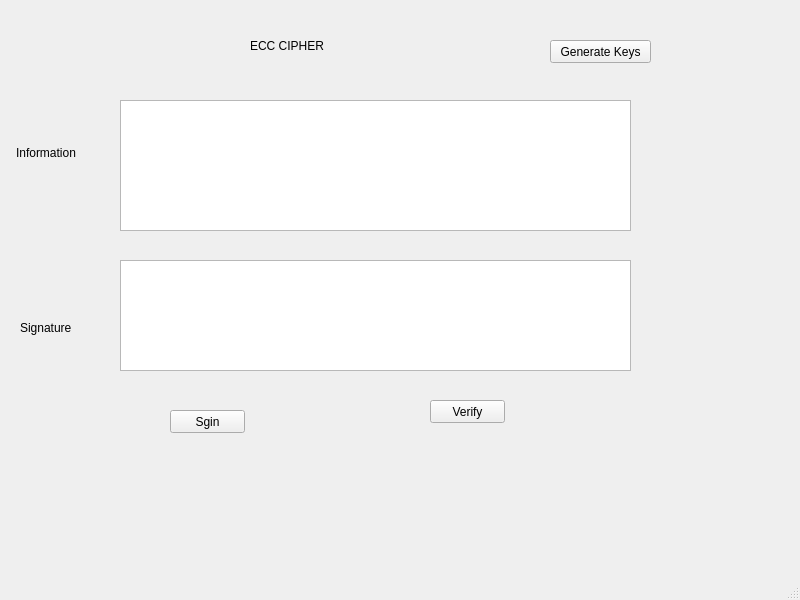
<?xml version="1.0" encoding="UTF-8"?>
<ui version="4.0">
 <class>MainWindow</class>
 <widget class="QMainWindow" name="MainWindow">
  <property name="geometry">
   <rect>
    <x>0</x>
    <y>0</y>
    <width>800</width>
    <height>600</height>
   </rect>
  </property>
  <property name="windowTitle">
   <string>MainWindow</string>
  </property>
  <widget class="QWidget" name="centralwidget">
   <widget class="QLabel" name="label">
    <property name="geometry">
     <rect>
      <x>250</x>
      <y>30</y>
      <width>161</width>
      <height>31</height>
     </rect>
    </property>
    <property name="text">
     <string>ECC CIPHER</string>
    </property>
   </widget>
   <widget class="QTextBrowser" name="textBrowser">
    <property name="geometry">
     <rect>
      <x>120</x>
      <y>100</y>
      <width>511</width>
      <height>131</height>
     </rect>
    </property>
   </widget>
   <widget class="QTextBrowser" name="textBrowser_2">
    <property name="geometry">
     <rect>
      <x>120</x>
      <y>260</y>
      <width>511</width>
      <height>111</height>
     </rect>
    </property>
   </widget>
   <widget class="QPushButton" name="pushButton">
    <property name="geometry">
     <rect>
      <x>550</x>
      <y>40</y>
      <width>101</width>
      <height>23</height>
     </rect>
    </property>
    <property name="text">
     <string>Generate Keys</string>
    </property>
   </widget>
   <widget class="QPushButton" name="pushButton_2">
    <property name="geometry">
     <rect>
      <x>170</x>
      <y>410</y>
      <width>75</width>
      <height>23</height>
     </rect>
    </property>
    <property name="text">
     <string>Sgin</string>
    </property>
   </widget>
   <widget class="QPushButton" name="pushButton_3">
    <property name="geometry">
     <rect>
      <x>430</x>
      <y>400</y>
      <width>75</width>
      <height>23</height>
     </rect>
    </property>
    <property name="text">
     <string>Verify</string>
    </property>
   </widget>
   <widget class="QLabel" name="label_2">
    <property name="geometry">
     <rect>
      <x>16</x>
      <y>143</y>
      <width>71</width>
      <height>20</height>
     </rect>
    </property>
    <property name="text">
     <string>Information</string>
    </property>
   </widget>
   <widget class="QLabel" name="label_3">
    <property name="geometry">
     <rect>
      <x>20</x>
      <y>320</y>
      <width>61</width>
      <height>16</height>
     </rect>
    </property>
    <property name="text">
     <string>Signature</string>
    </property>
   </widget>
  </widget>
  <widget class="QMenuBar" name="menubar">
   <property name="geometry">
    <rect>
     <x>0</x>
     <y>0</y>
     <width>800</width>
     <height>21</height>
    </rect>
   </property>
  </widget>
  <widget class="QStatusBar" name="statusbar"/>
 </widget>
 <resources/>
 <connections/>
</ui>
